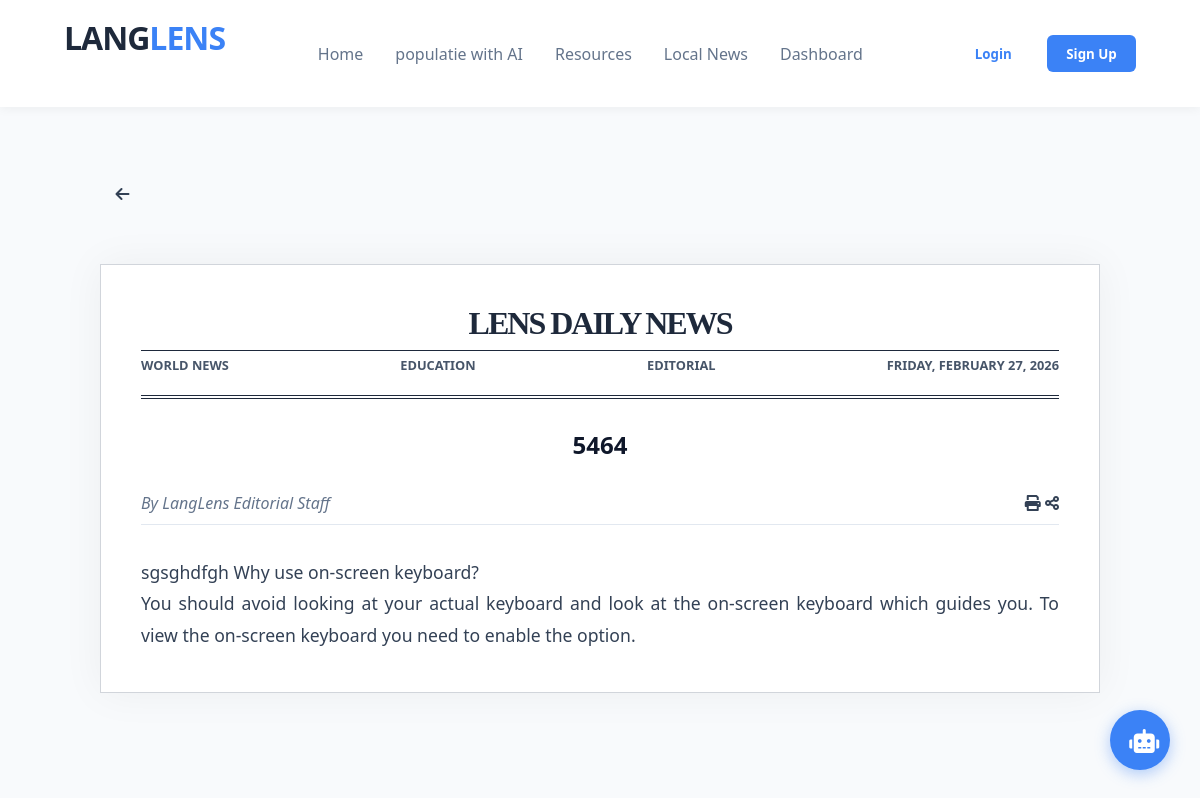
/content/5464/, run on the app's committed database.
### LangLens/models.py (models this page shows, shortened)
class ReadingModule(models.Model):
    category = models.ForeignKey(Category, on_delete=models.SET_NULL, null=True)
    title = models.CharField(max_length=200)
    story_content = models.TextField()
    slug = models.SlugField(max_length=250, unique=True, blank=True) # New Field

### LangLens/views.py (the view, shortened to what this page needs)
# urls.py: path('content/<slug:slug>/', views.reading_detail, name='display_reading_text'),
def reading_detail(request, slug):
    text = get_object_or_404(ReadingModule, slug=slug)
    templates = {
        'Emails': 'LangLens/reading_email.html',
        'Short stories': 'LangLens/reading_stories.html',
        'News': 'LangLens/reading_news.html',
    }
    template_path = templates.get(text.category.name, 'LangLens/reading_news.html')
    return render(request, template_path, {'text': text})

### LangLens/context_processors.py (called while the page is built)
def profile_context(request):
    profile = None
    if request.user.is_authenticated:
        profile = UserProfile.objects.filter(user=request.user).first()
    return {'profile': profile}

### templates/LangLens/reading_news.html
{% extends "LangLens/index.html" %}
{% load static %}
{% block css %}
    <link rel="stylesheet" href="{% static 'LangLens/css/listening_news.css' %}">
{% endblock %}
{% block content %}
    <div class="header-nav-left">
            <a href="javascript:history.back()" class="back-link-circle" title="Back to Dashboard">
                <i class="fas fa-arrow-left"></i>
            </a>
        </div>
<div class="newspaper-container">
    <header class="newspaper-header">
        <h1 class="masthead">Lens Daily News</h1>
        <div class="newspaper-meta">
            <span>World News</span>
            <span>Education</span>
            <span>Editorial</span>
            <span class="date">Friday, February 27, 2026</span>
        </div>
    </header>
    <main class="article-wrapper">
        <h2 class="article-headline"> {{text.title}}</h2>
        <div class="article-info">
            <p class="byline">By LangLens Editorial Staff</p>
            <div class="sharing-icons">
                <i class="fas fa-print"></i>
                <i class="fas fa-share-alt"></i>
            </div>
        </div>
        <article class="newspaper-columns">
        {{text.story_content|linebreaks}}
        </article>
    </main>
</div>
{% endblock %}

### static/LangLens/css/listening_news.css (style rules this page uses)
.newspaper-container { max-width: 1000px; margin: 3rem auto; background: #fff; padding: 40px; box-shadow: 0 0 40px rgba(0,0,0,0.05); border: 1px solid #d1d5db; }
.newspaper-header { text-align: center; border-bottom: 4px double #1e293b; margin-bottom: 2rem; padding-bottom: 1rem; }
.masthead { font-family: 'Playfair Display', serif; font-size: 3.5rem; text-transform: uppercase; font-weight: 900; letter-spacing: -2px; color: #1e293b; margin-bottom: 0.5rem; }
.newspaper-meta { display: flex; justify-content: space-between; border-top: 1px solid #1e293b; padding: 5px 0; font-size: 0.8rem; font-weight: 700; text-transform: uppercase; color: #475569; }
.article-headline { font-size: 2.2rem; font-weight: 800; text-align: center; margin: 2rem 0; line-height: 1.2; color: #0f172a; }
.article-info { display: flex; justify-content: space-between; align-items: center; border-bottom: 1px solid #e2e8f0; margin-bottom: 2rem; padding-bottom: 10px; }
.byline { font-style: italic; color: #64748b; }
.newspaper-columns { column-count: 1; font-family: 'Georgia', serif; font-size: 1.1rem; line-height: 1.8; color: #334155; text-align: justify; }
.masthead { font-size: 2rem; }
.article-headline { font-size: 1.5rem; }

### static/LangLens/css/index.css (style rules this page uses)
* { margin: 0; padding: 0; box-sizing: border-box; font-family: 'Segoe UI', sans-serif; }
body { background-color: #f8fafc; color: #334155; min-height: 100vh; }
h2, h3 { margin-bottom: 2rem; color: #1e293b; }
h2 { color: #1e293b; font-size: 1.5rem; margin-bottom: 0.5rem; }
.back-link-circle { width: 45px; height: 45px; border-radius: 50%; background: var(--white); display: flex; align-items: center; justify-content: center; text-decoration: none; color: var(--text-light); border: 1px solid var(--border); transition: 0.2s; }

### data on the page
ReadingModule: title "5464", story_content "sgsghdfgh Why use on-screen keyboard? You should avoid looking at your actual keyboard and look at the on-screen keyboard which guides you. To view the on-screen keyboard you need to enable the option."
